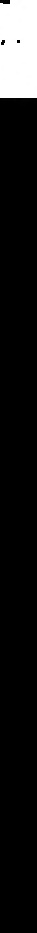
#> input picture pyQt5/检查圆心求出半径/cuted/img_0.jpg, 37 x 933 px
$ python '单个图片的切割.py'
#> lines starting #> are read from the running program, lines starting #| are printed output that depends on the picture
import cv2
import numpy as np
import matplotlib.pyplot as plot
from scipy import signal


src=cv2.imread('img_0.jpg',cv2.IMREAD_GRAYSCALE)
#> src is the input picture: shape (933, 37); min 0, max 255, mean 26.3
src=cv2.bitwise_not(src)
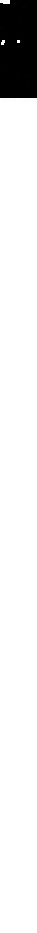
#> src: shape (933, 37); min 0, max 255, mean 228.7
srctemp=src.copy()
kernel01=cv2.getStructuringElement(cv2.MORPH_RECT,(2,2))
src=cv2.erode(src,kernel01)
# src=src[10:40,:]
h,w=src.shape
#> h = 933; w = 37
#定义卷积核
kernel=np.ones((h,1),dtype=np.float32)
#> kernel = 933 values from 1 to 1
afterDeal=signal.convolve2d(src,kernel,'valid')//256
plot.plot(afterDeal.ravel())
end01=afterDeal.ravel()
#> end01 = 37 values, max 837 at index 3, min 830 at index 10, mean 831.3
#对图片进行切割
def imgCut(img):
    startIdx=[]
    endIdx=[]
    zero=0
    for i in range(len(end01)-1):
        # if (end01[i - 1]<1):
        #     startIdx.append(i)
        if((end01[i]<1)&(end01[i+1]>1)):
            startIdx.append(i)
        elif((end01[i]==0)&(end01[i-1]!=0)):
            endIdx.append(i)
#> this loop made 36 passes
#> after the loop, endIdx = []; startIdx = []
    for j in range(len(endIdx)):
        img=srctemp[:,startIdx[j]:endIdx[j]+5]
        cv2.imshow('img_'+str(j),img)
        path=r'cimg_0_'+str(j)+'.jpg'
        cv2.imwrite(path,img)
#> this loop made 0 passes
    print(startIdx,endIdx)
imgCut(src)
plot.show()
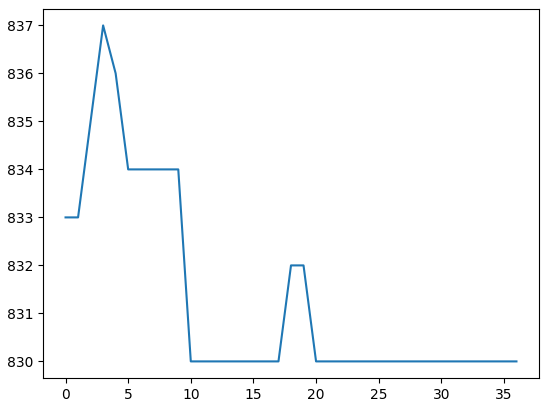
#> figure drawn by matplotlib, 1 panel; curve peaks at x = 3, y = 837

$ run again, with pyQt5/检查圆心求出半径/cuted/img_2.jpg copied over pyQt5/检查圆心求出半径/cuted/img_0.jpg
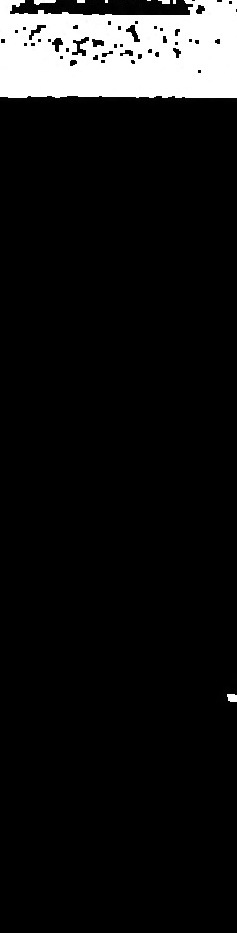
#> input picture pyQt5/检查圆心求出半径/cuted/img_2.jpg, 237 x 933 px
#> src is the input picture: shape (933, 237); min 0, max 255, mean 22.7
#> `src=cv2.bitwise_not(src)`:
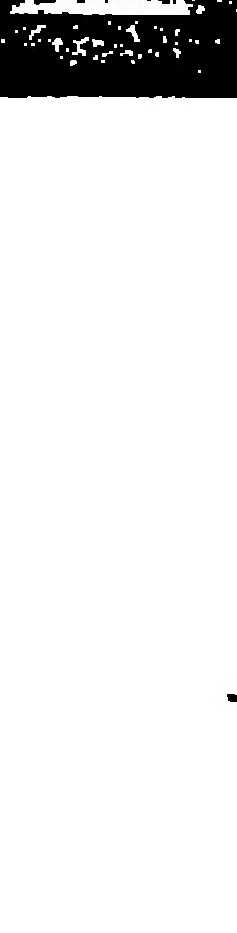
#> src: shape (933, 237); min 0, max 255, mean 232.3
#> end01 = 237 values, max 860 at index 177, min 821 at index 232, mean 842.4
#> after the loop in imgCut, `for i in range(len(end01)-1):`: endIdx = []
#> `plot.show()`:
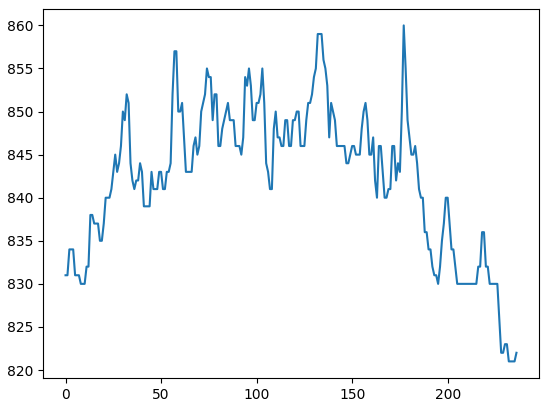
#> figure drawn by matplotlib, 1 panel; curve peaks at x = 177, y = 860
